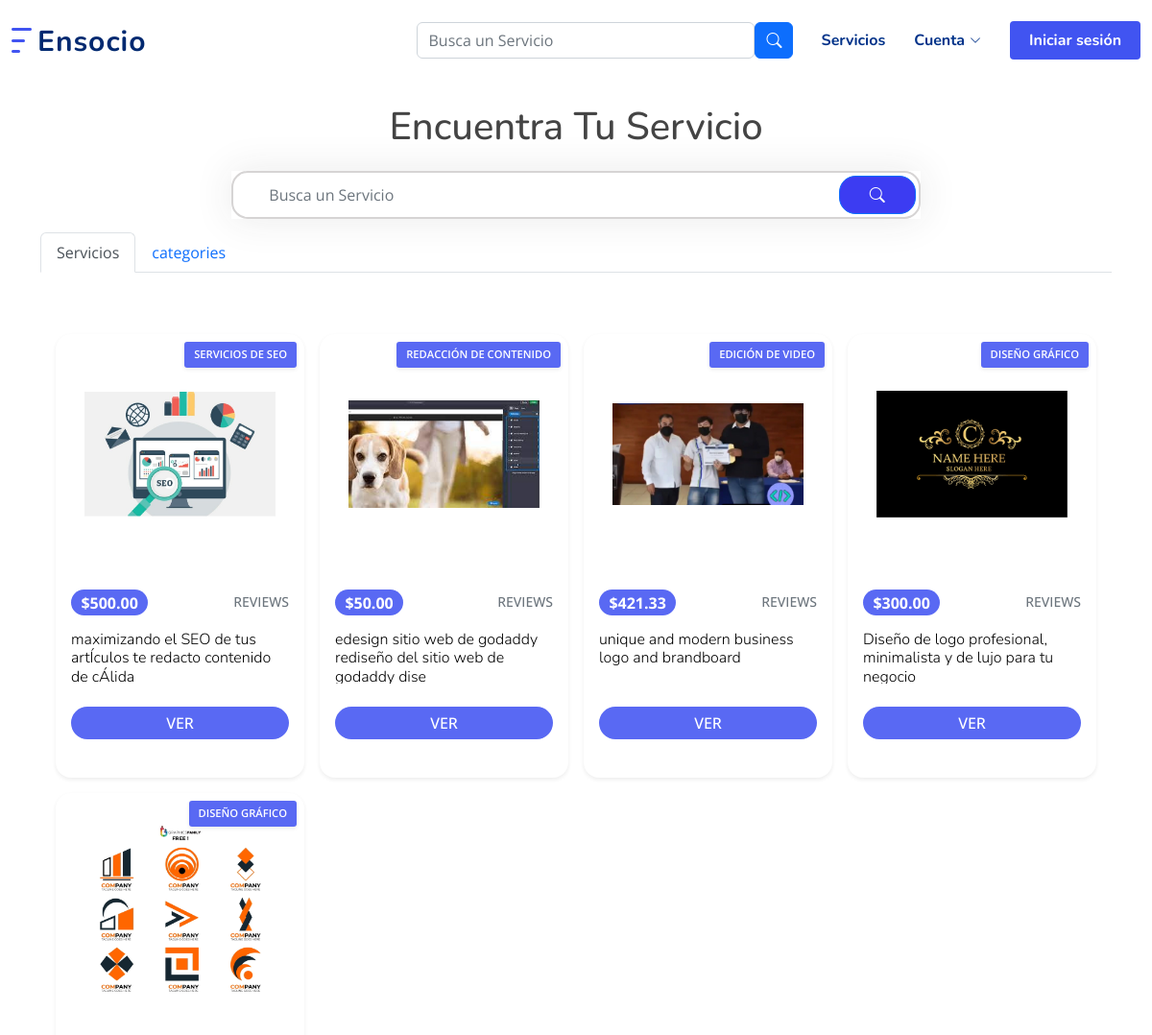
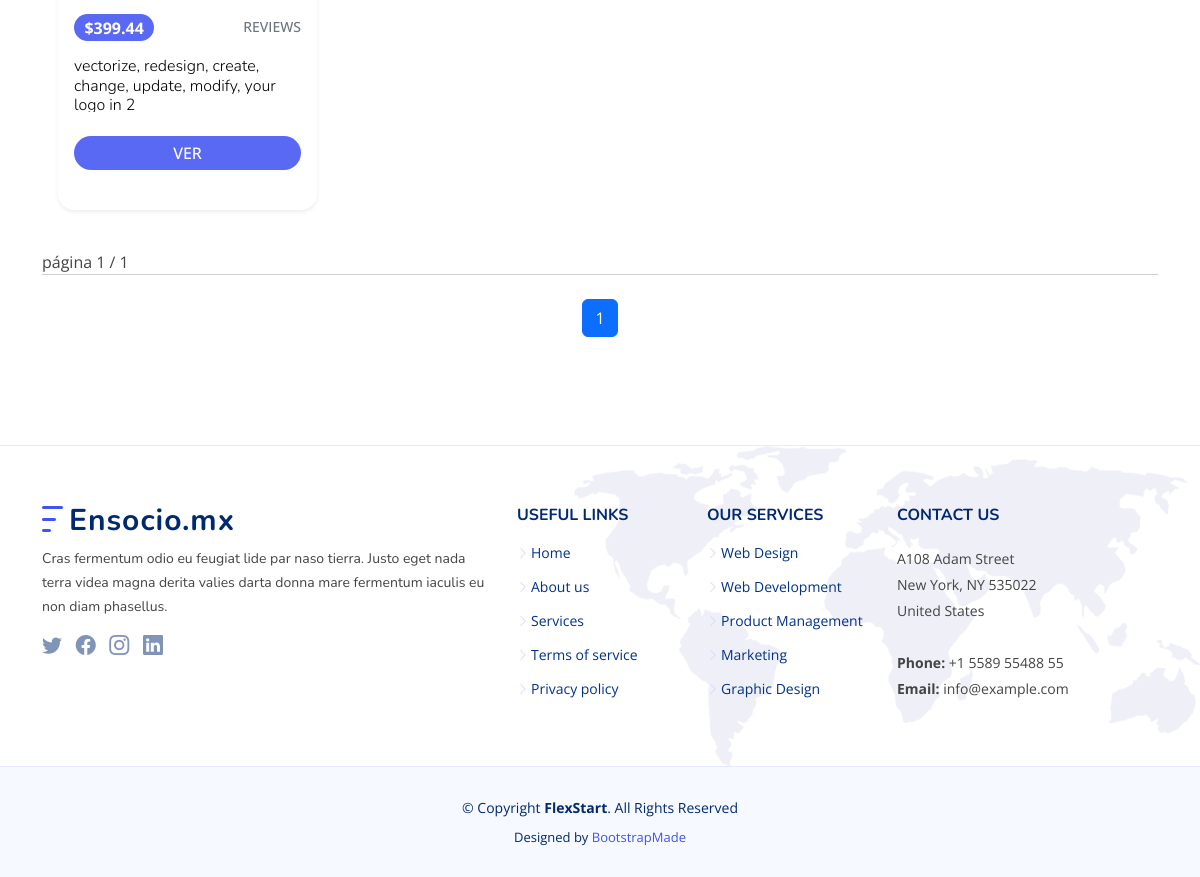
Screenshot of /all_posts/ with the database file from the repository (2 pictures, top to bottom).
### store/models.py (models this page shows, shortened)
class Post(models.Model):
    category = models.ForeignKey(Category, related_name='product', on_delete=models.CASCADE, null=True)
    title = models.CharField(max_length=255)
    content = models.TextField(max_length=1599)
    detailed_description = RichTextField(null=True)
    STATUS_CHOICES = (
        ('1 día', '1 día'),
        ('2 días', '2 días'),
        ('3 días', '3 días'),
        ('4 días', '4 días'),
        ('5 días', '5 días'),
        ('6 días', '6 días'),
        ('1 semana', '1 semana'),
        ('2 semanas', '2 semanas'),
        ('3 semanas', '3 semanas'),
        ('1 mes', '1 mes'),
        ('2 meses', '2 meses'),
    )
    delivery_time = models.CharField(max_length=20, choices=STATUS_CHOICES, default='1 día')
    author = models.ForeignKey(User, on_delete=models.CASCADE)
    image = models.ImageField(upload_to='images/', default='images/default_p_img.jpg', null=True)
    image2 = models.ImageField(upload_to='images/', default='images/default_p_img.jpg', null=True)
    image3 = models.ImageField(upload_to='images/', default='images/default_p_img.jpg', null=True)
    price = models.IntegerField(default=0, null=True)
    is_active = models.BooleanField(default=True, null=True)
    created_at = models.DateTimeField(auto_now_add=True)
    updated = models.DateTimeField(auto_now=True, null=True)
    favorite = models.ManyToManyField(User, related_name='favorites', blank=True)
    likes = models.ManyToManyField(User, related_name='likes')
    dislikes = models.ManyToManyField(User, related_name='dislikes')
    class Meta:
        verbose_name_plural = 'Posts'
        ordering = ('-created_at',)
    def get_display_price(self):
        return "{0:.2f}".format(self.price / 100)

class Category(models.Model):
    name = models.CharField(max_length=200, db_index=True)
    category_image = models.ImageField(upload_to='cIcons/', null=True)
    updated = models.DateTimeField(auto_now=True)
    created = models.DateTimeField(auto_now_add=True)
    class Meta:
        verbose_name_plural = 'categories'
    def __str__(self):
        return self.name

### store/views.py (the view)
# urls.py: path('all_posts/', views.all_posts, name='all_posts'),
def all_posts(request):
    posts_list = Post.objects.all()
    paginator = Paginator(posts_list, 50)
    page_number = request.GET.get("page")
    posts = paginator.get_page(page_number)
    categories_list = Category.objects.all()
    paginator_category = Paginator(categories_list, 70)
    page_number = request.GET.get("page")
    categories = paginator_category.get_page(page_number)
    context = {
        'posts': posts,
        'categories': categories,
    }
    return render(request, 'service/all_posts.html', context)

### templates/service/all_posts.html (shortened to what this page needs)
{% extends '../base.html' %}
{% load static %}
{% block content %}
<br><br>
<section class="container-fluid d-flex align-items-center justify-content-between">
    <div class="container">
        <center>
            <h1>Encuentra Tu Servicio</h1>
        </center>
        <div style="padding: 14px;" class="container">
            <div class="row height d-flex justify-content-center align-items-center">
                <div class="col-md-8">
                    <div class="search">
                        <form action="{% url 'search' %}" method="post">
                            <input name="search" type="text" class="form-control" placeholder="Busca un Servicio">
                            <button value="submit" class="btn btn-primary"><i class="bi bi-search"></i></button>
                        </form>
                    </div>
                </div>
            </div>
        </div>
        <nav class="nav nav-tabs" id="nav-tab" role="tablist">
            <a class="nav-link active" id="nav-home-tab" data-bs-toggle="tab" href="#nav-home" role="tab" aria-controls="nav-home" aria-selected="true">Servicios</a>
            <a class="nav-link" id="nav-profile-tab" data-bs-toggle="tab" href="#nav-profile" role="tab" aria-controls="nav-profile" aria-selected="false">categories</a>
        </nav>
        <div class="tab-content" id="nav-tabContent">
            <div class="tab-pane fade show active" id="nav-home" role="tabpanel" aria-labelledby="nav-home-tab">
                <br>
                <div class="container-fluid bg-trasparent my-4 p-3" style="position: relative">
                    <div class="row row-cols-1 row-cols-xs-2 row-cols-sm-2 row-cols-lg-4 g-3">
                        {% for post in posts %}
                        <div class="col hp">
                            <div class="card h-100 shadow-sm">
                                <a href="{% url 'post_detail' post.pk %}">
                                    <img src="{{ post.image.url }}" class="card-img-top" alt="product.title" />
                                </a>
                                <div style="background-color: #5969f3;" class="label-top shadow-sm">
                                    <a class="text-white" href="{% url 'category_list' post.category.pk %}">{{ post.category }}</a>
                                </div>
                                <div class="card-body">
                                    <div class="clearfix mb-3">
                                        <span class="float-start badge rounded-pill bg-success">${{ post.get_display_price }}</span>
                                        <span class="float-end"><a href="#" class="small text-muted text-uppercase aff-link">reviews</a></span>
                                    </div>
                                    <h5 class="card-title">
                                        <a href="{% url 'post_detail' post.pk %}">{{ post.title|slice:"67" }}</a>
                                    </h5>
                                    <div class="d-grid gap-2 my-4">
                                        <a style="color: white;"  href="{% url 'post_detail' post.pk %}" class="btn btn-warning bold-btn">Ver</a>
                                    </div>
                                </div>
                            </div>
                        </div>
                        {% endfor %}
                    </div>
                </div>
                página {{ posts.number }} / {{ posts.paginator.num_pages }}
                <nav aria-label="Pagination">
                    <hr class="my-0" />
                    <ul class="pagination justify-content-center my-4">
                        {% for num_page in posts.paginator.page_range %}
                            {% if posts.number == num_page %}
                                <li class="page-item active"><a class="page-link" href="?page={{ num_page }}">{{ num_page }}</a></li>
                            {% else %}
                                <li class="page-item"><a class="page-link" href="?page={{ num_page }}">{{ num_page }}</a></li>
                            {% endif %}
                        {% endfor %}
                    </ul>
                    <br>
                </nav>
            </div>
        </div>
    </div>
</section>
{% endblock %}

### static/assets/css/style.css (style rules this page uses)
:root { scroll-behavior: smooth; }
body { font-family: "Open Sans", sans-serif; color: #444444; }
a { color: #4154f1; text-decoration: none; }
h1, h2, h3, h4, h5, h6 { font-family: "Nunito", sans-serif; }
section { padding: 60px 0; overflow: hidden; }

### templates/service/all_posts.html (style rules this page uses)
.search { position: relative; box-shadow: 0 0 40px rgba(51, 51, 51, .1); }
.search input { height: 50px; text-indent: 25px; border: 2px solid #d6d4d4; border-radius: 17px; }
.search button { position: absolute; top: 5px; right: 5px; height: 40px; width: 80px; background: rgb(60, 60, 242); border-radius: 17px; }
:root { --font1: 'Heebo', sans-serif; --font2: 'Fira Sans Extra Condensed', sans-serif; --font3: 'Roboto', sans-serif; --btnbg: #5969f3; --btnfontcolor: rgb(255, 255, 255); --btnfontcolorhover: rgb(255, 255, 255); --btnbghover: #4d5ace; --btnactivefs: #4d5ace; --label-index: #960796; --danger-index: #5bc257; --link-color: #000; --link-color-hover: #fff; --bg-content-color: #5969f3; }
.container-fluid { max-width: 1400px; }
.card { background: #fff; box-shadow: 0 6px 10px rgba(0, 0, 0, .08), 0 0 6px rgba(0, 0, 0, .05); transition: .3s transform cubic-bezier(.155, 1.105, .295, 1.12), .3s box-shadow, .3s -webkit-transform cubic-bezier(.155, 1.105, .295, 1.12); border: 0; border-radius: 1rem; }
.card-img, .card-img-top { border-top-left-radius: calc(1rem - 1px); border-top-right-radius: calc(1rem - 1px); }
.card h5 { overflow: hidden; height: 55px; font-weight: 300; font-size: 1rem; }
.card h5 a { color: black; text-decoration: none; }
.card-img-top { width: 100%; min-height: 250px; max-height: 250px; object-fit: contain; padding: 30px; }
.label-top { position: absolute; background-color: var(--label-index); color: #fff; top: 8px; right: 8px; padding: 5px 10px 5px 10px; font-size: .7rem; font-weight: 600; border-radius: 3px; text-transform: uppercase; }
.aff-link { font-weight: 500; }
.bold-btn { font-size: 1rem; font-weight: 500; text-transform: uppercase; padding: 5px 50px 5px 50px; }
.btn-warning { background: var(--btnbg); color: var(--btnfontcolor); fill: #ffffff; border: none; text-decoration: none; outline: 0; border-radius: 100px; }
.bg-success { font-size: 1rem; background-color: var(--btnbg) !important; color: var(--btnfontcolor) !important; }

### rows the page displays
Post: image (picture), category "SERVICIOS DE SEO", get_display_price "500.00", title "maximizando el SEO de tus artÍculos te redacto contenido de cÁlida"
Post: image (picture), category "REDACCIÓN DE CONTENIDO", get_display_price "50.00", title "edesign sitio web de godaddy rediseño del sitio web de godaddy dise"
Post: image (picture), category "EDICIÓN DE VIDEO", get_display_price "421.33", title "unique and modern business logo and brandboard"
Post: image (picture), category "DISEÑO GRÁFICO", get_display_price "300.00", title "Diseño de logo profesional, minimalista y de lujo para tu negocio"
Post: image (picture), category "DISEÑO GRÁFICO", get_display_price "399.44", title "vectorize, redesign, create, change, update, modify, your logo in 2"

### other values shown
{{ posts.number }} "1"
{{ posts.paginator.num_pages }} "1"
{{ num_page }} "1"
